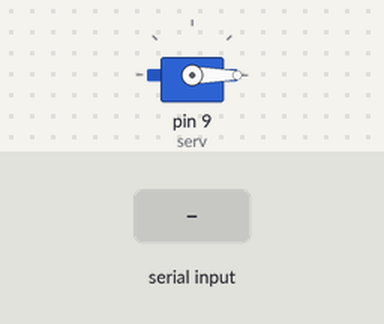
A sketch run on a simulated Arduino Uno, built with avr-gcc and run on an emulated ATmega328P. Parts: servo. Inputs (shaded band) come from the test bench.

Above: at 4.2 s.
4.3 s: "0" received over Serial
At 5.1 s:
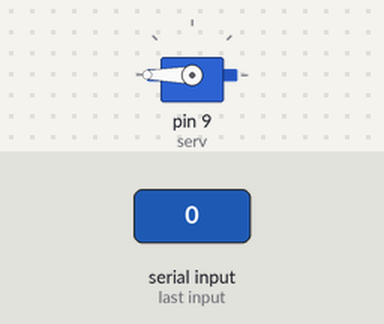
7.3 s: "1" received over Serial
At 7.8 s:
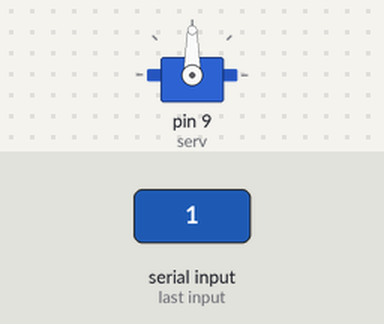
9.8 s: "2" received over Serial
Timing chart, 0 to 15.8 s (numbered marks = the images above; inputs shaded):
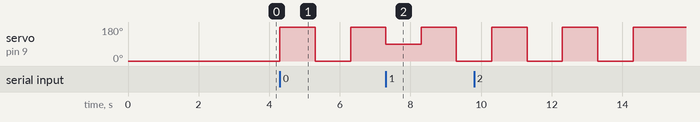

The sketch:

servo9g.ino
```cpp
#include <Servo.h>

Servo serv;

void setup() {
  serv.attach(9);
  Serial.begin(9600);
   serv.writeMicroseconds(500);
         delay(1000);
   serv.writeMicroseconds(500);
         delay(1000);
   serv.writeMicroseconds(500);
         delay(1000);
}

void loop() {
    if (Serial.available()){
    int valor = Serial.read();
    if (valor == 48){
         serv.write(180);
         delay(1000);
         serv.write(0);
         delay(1000);
         serv.write(180);
         delay(1000);
    }

        if (valor == 49){
         serv.write(90);
         delay(1000);
         serv.write(180);
         delay(1000);
         serv.write(0);
         delay(1000);
         serv.write(180);
         delay(1000);
    }

        if (valor == 50){
         serv.write(0);
         delay(1000);
         serv.write(180);
         delay(1000);
         serv.write(0);
         delay(1000);
         serv.write(180);
         delay(1000);
    }


}
}
```

Measured:
- after the input at 4.3 s, servo on pin 9 (serv): 0° → 180° at once, → 0° 1.0 s later, → 180° 1.0 s later
- after the input at 7.3 s, servo on pin 9 (serv): 180° → 90° at once, → 180° 1.0 s later, → 0° 1.0 s later
